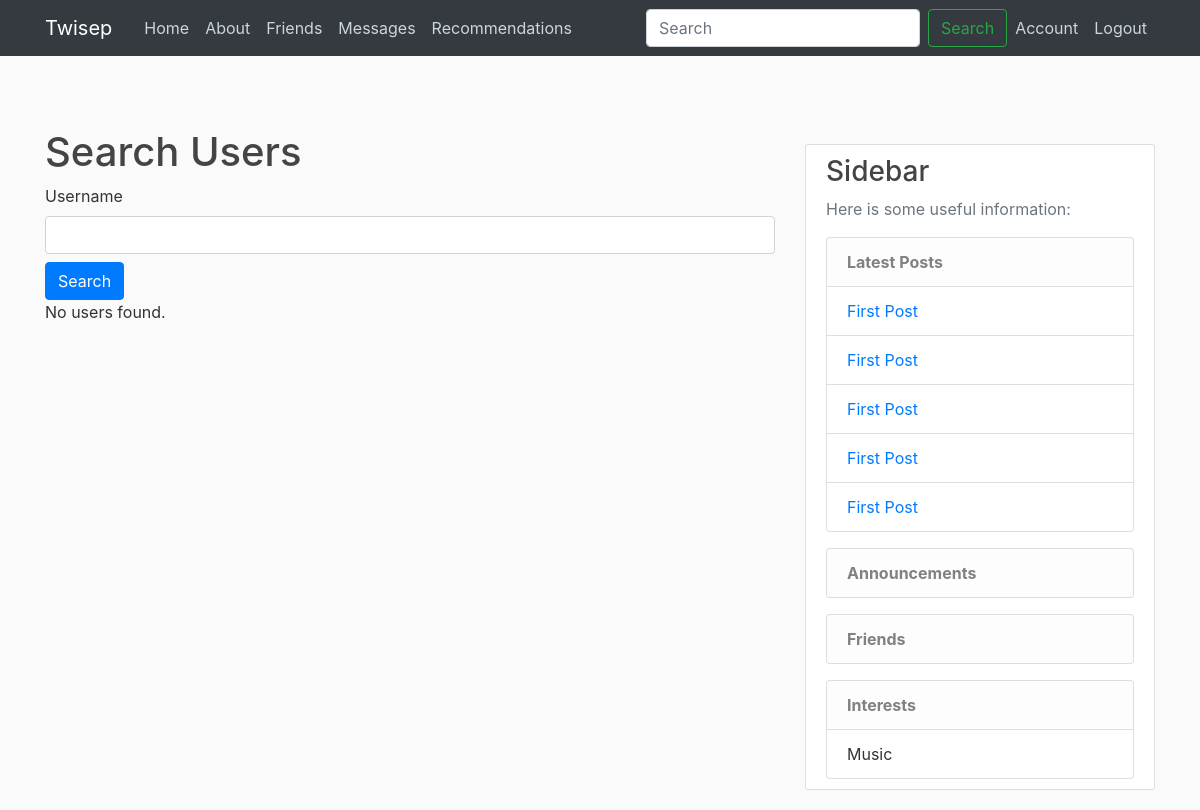
The app's page /search (signed in) with its own data.
### flaskblog/models.py (models this page shows, shortened)
class Post(db.Model):
    id = db.Column(db.Integer, primary_key=True)
    title = db.Column(db.String(100), nullable=False)
    date_posted = db.Column(db.DateTime, nullable=False, default=datetime.utcnow)
    content = db.Column(db.Text, nullable=False)
    user_id = db.Column(db.Integer, db.ForeignKey('user.id'), nullable=False)
    comments = db.relationship('Comment', backref='post', lazy=True)
    likes = db.relationship('Like', backref='post', lazy=True)

class Interest(db.Model):
    id = db.Column(db.Integer, primary_key=True)
    name = db.Column(db.String(100), nullable=False)
    user_id = db.Column(db.Integer, db.ForeignKey('user.id'), nullable=False)

### flaskblog/routes.py (the view)
@app.route("/search", methods=['GET', 'POST'])
@login_required
def search():
    form = SearchUserForm()
    users = []
    latest_posts = Post.query.order_by(Post.date_posted.desc()).limit(5).all()
    announcements = []
    if current_user.is_authenticated:
        announcements = Notification.query.filter_by(user_id=current_user.id).order_by(Notification.date_sent.desc()).limit(5).all()
    if form.validate_on_submit():
        search_query = form.username.data
        users = User.query.filter(User.username.contains(search_query)).all()
    return render_template('search.html', title='Search', form=form, users=users, latest_posts=latest_posts,
                           announcements=announcements)

### flaskblog/forms.py
class SearchUserForm(FlaskForm):
    username = StringField('Username', validators=[DataRequired(), Length(min=2, max=20)])
    submit = SubmitField('Search')

### flaskblog/models.py (called while the page is built)
@login_manager.user_loader
def load_user(user_id):
    return User.query.get(int(user_id))

### flaskblog/routes.py (called while the page is built)
@app.context_processor
def inject_search_form():
    return {
        'search_form': SearchUserForm(),
        'csrf_token': generate_csrf()
    }

### flaskblog/templates/search.html (shortened to what this page needs)
{% extends "layout.html" %}
{% block content %}
    <h1>Search Users</h1>
    <form method="POST" action="">
        {{ form.username.label() }}
        {{ form.username(class="form-control") }}
        {{ form.submit(class="btn btn-primary mt-2") }}
    </form>
    {% if users %}
        <ul class="list-group mt-4">
            {% for user in users %}
                <li class="list-group-item d-flex justify-content-between align-items-center">
                    <a href="{{ url_for('user_profile', username=user.username) }}">{{ user.username }}</a>
                </li>
            {% endfor %}
        </ul>
    {% else %}
        <p>No users found.</p>
    {% endif %}
{% endblock content %}

### flaskblog/templates/layout.html (shortened to what this page needs)
<!DOCTYPE html>
<html>
<head>
     <link rel="stylesheet" href="https://maxcdn.bootstrapcdn.com/bootstrap/4.0.0/css/bootstrap.min.css">
     <link rel="stylesheet" type="text/css" href="{{ url_for('static', filename='main.css') }}">
</head>
<body>
    <header class="site-header">
        <nav class="navbar navbar-expand-md navbar-dark bg-dark fixed-top">
            <div class="container">
                <a class="navbar-brand mr-4" href="/">Twisep</a>
                <div class="collapse navbar-collapse" id="navbarToggle">
                    <div class="navbar-nav mr-auto">
                        <a class="nav-item nav-link" href="{{ url_for('home') }}">Home</a>
                        <a class="nav-item nav-link" href="{{ url_for('about') }}">About</a>
                        <a class="nav-item nav-link" href="{{ url_for('friends') }}">Friends</a>
                        <a class="nav-item nav-link" href="{{ url_for('conversations') }}">Messages</a>
                        <a class="nav-item nav-link" href="{{ url_for('recommendations_page') }}">Recommendations</a>
                    </div>
                    <div class="navbar-nav ml-auto">
                        <form class="form-inline my-2 my-lg-0" method="POST" action="{{ url_for('search') }}">
                            {{ search_form.username(class="form-control mr-sm-2", placeholder="Search", aria_label="Search") }}
                            <button class="btn btn-outline-success my-2 my-sm-0" type="submit">Search</button>
                        </form>
                        {% if current_user.is_authenticated %}
                            <a class="nav-item nav-link" href="{{ url_for('account') }}">Account</a>
                            <a class="nav-item nav-link" href="{{ url_for('logout') }}">Logout</a>
                        {% else %}
                            <a class="nav-item nav-link" href="{{ url_for('login') }}">Login</a>
                            <a class="nav-item nav-link" href="{{ url_for('register') }}">Register</a>
                        {% endif %}
                    </div>
                </div>
            </div>
        </nav>
    </header>
    <main role="main" class="container mt-5 pt-5">
        <div class="row">
            <div class="col-md-8">
                {% block content %}{% endblock %}
            </div>
            <div class="col-md-4">
                <div class="content-section mt-3">
                    <h3>Sidebar</h3>
                    <p class='text-muted'>Here is some useful information:</p>
                    <ul class="list-group">
                        <li class="list-group-item list-group-item-light"><strong>Latest Posts</strong></li>
                        {% for post in latest_posts %}
                        <li class="list-group-item"><a href="{{ url_for('post', post_id=post.id) }}">{{ post.title }}</a></li>
                        {% endfor %}
                    </ul>
                    {% if current_user.is_authenticated %}
                    <ul class="list-group mt-3">
                        <li class="list-group-item list-group-item-light"><strong>Announcements</strong></li>
                    </ul>
                    <ul class="list-group mt-3">
                        <li class="list-group-item list-group-item-light"><strong>Friends</strong></li>
                    </ul>
                    <ul class="list-group mt-3">
                        <li class="list-group-item list-group-item-light"><strong>Interests</strong></li>
                        {% for interest in current_user.interests %}
                        <li class="list-group-item">{{ interest.name }}</li>
                        {% endfor %}
                    </ul>
                    {% endif %}
                </div>
            </div>
        </div>
    </main>
</body>
</html>

### flaskblog/static/main.css (style rules this page uses)
body { background: #fafafa; color: #333333; margin-top: 5rem; }
h1, h2, h3, h4, h5, h6 { color: #444444; }
.site-header .navbar-nav .nav-link { color: #cbd5db; }
.content-section { background: #ffffff; padding: 10px 20px; border: 1px solid #dddddd; border-radius: 3px; margin-bottom: 20px; }

### records on screen
Post: title "First Post"
Post: title "First Post"
Post: title "First Post"
Post: title "First Post"
Post: title "First Post"
Interest: name "Music"
